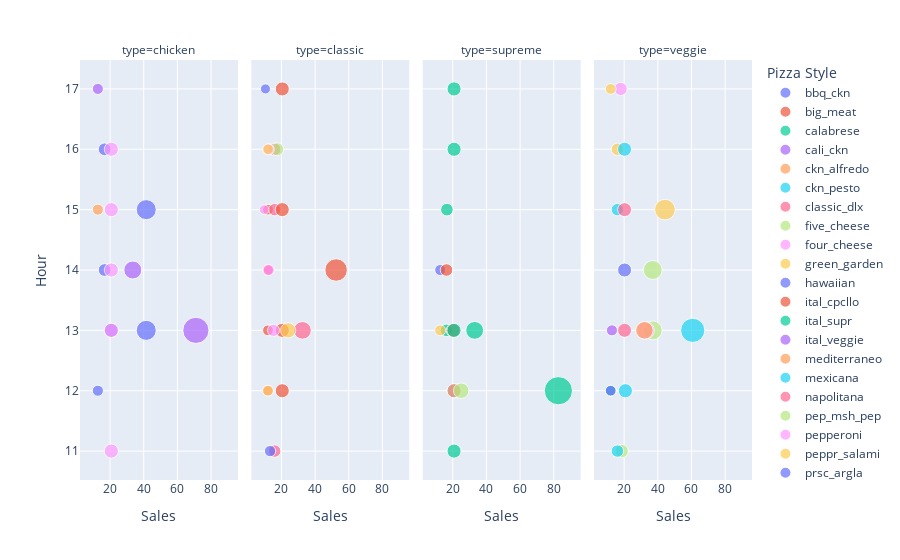

Notebook code for this chart:
### Markdown cell above
### A Pizza Plot with Faceting

We can also do some plotting of the pizza sales by Hour of the day and faceting on the Pizza types. We can see some of the popular pizzas and that most are buying pizzas between lunch and dinner (no surprise).

### Code cell
# Group by the pizza type and create a sales colum

pizza_series = df_pizza_mini4.groupby(['name','type','Hour'])['price'].sum()
pizza_df5 = pizza_series.reset_index()

# Rename the Columns
pizza_df5.columns = ['Pizza Style','type','Hour' ,'Sales']

# Plot the df
fig = px.scatter(pizza_df5, x='Sales', y='Hour', color='Pizza Style', size='Sales',
                facet_col='type', facet_col_wrap=4)
fig.show()

### Figure 1 — Plotly figure (JSON) as saved in the notebook; plotly's stock layout.template omitted (floating-point values rounded to 4 significant figures)
{"data": [{"hovertemplate": "Pizza Style=bbq_ckn<br>type=chicken<br>Sales=%{marker.size}<br>Hour=%{y}<extra></extra>", "legendgroup": "bbq_ckn", "marker": {"color": "#636efa", "size": [12.75, 41.5, 16.75, 41.5, 16.75], "sizemode": "area", "sizeref": 0.2069, "symbol": "circle"}, "mode": "markers", "name": "bbq_ckn", "orientation": "v", "showlegend": true, "type": "scatter", "x": [12.75, 41.5, 16.75, 41.5, 16.75], "xaxis": "x", "y": [12, 13, 14, 15, 16], "yaxis": "y"}, {"hovertemplate": "Pizza Style=big_meat<br>type=classic<br>Sales=%{marker.size}<br>Hour=%{y}<extra></extra>", "legendgroup": "big_meat", "marker": {"color": "#EF553B", "size": [12, 12, 12], "sizemode": "area", "sizeref": 0.2069, "symbol": "circle"}, "mode": "markers", "name": "big_meat", "orientation": "v", "showlegend": true, "type": "scatter", "x": [12, 12, 12], "xaxis": "x2", "y": [13, 14, 15], "yaxis": "y2"}, {"hovertemplate": "Pizza Style=calabrese<br>type=supreme<br>Sales=%{marker.size}<br>Hour=%{y}<extra></extra>", "legendgroup": "calabrese", "marker": {"color": "#00cc96", "size": [16.25], "sizemode": "area", "sizeref": 0.2069, "symbol": "circle"}, "mode": "markers", "name": "calabrese", "orientation": "v", "showlegend": true, "type": "scatter", "x": [16.25], "xaxis": "x3", "y": [13], "yaxis": "y3"}, {"hovertemplate": "Pizza Style=cali_ckn<br>type=chicken<br>Sales=%{marker.size}<br>Hour=%{y}<extra></extra>", "legendgroup": "cali_ckn", "marker": {"color": "#ab63fa", "size": [71], "sizemode": "area", "sizeref": 0.2069, "symbol": "circle"}, "mode": "markers", "name": "cali_ckn", "orientation": "v", "showlegend": true, "type": "scatter", "x": [71], "xaxis": "x", "y": [13], "yaxis": "y"}, {"hovertemplate": "Pizza Style=ckn_alfredo<br>type=chicken<br>Sales=%{marker.size}<br>Hour=%{y}<extra></extra>", "legendgroup": "ckn_alfredo", "marker": {"color": "#FFA15A", "size": [12.75], "sizemode": "area", "sizeref": 0.2069, "symbol": "circle"}, "mode": "markers", "name": "ckn_alfredo", "orientation": "v", "showlegend": true, "type": "scatter", "x": [12.75], "xaxis": "x", "y": [15], "yaxis": "y"}, {"hovertemplate": "Pizza Style=ckn_pesto<br>type=chicken<br>Sales=%{marker.size}<br>Hour=%{y}<extra></extra>", "legendgroup": "ckn_pesto", "marker": {"color": "#19d3f3", "size": [20.75], "sizemode": "area", "sizeref": 0.2069, "symbol": "circle"}, "mode": "markers", "name": "ckn_pesto", "orientation": "v", "showlegend": true, "type": "scatter", "x": [20.75], "xaxis": "x", "y": [13], "yaxis": "y"}, {"hovertemplate": "Pizza Style=classic_dlx<br>type=classic<br>Sales=%{marker.size}<br>Hour=%{y}<extra></extra>", "legendgroup": "classic_dlx", "marker": {"color": "#FF6692", "size": [16, 12, 12, 16, 16], "sizemode": "area", "sizeref": 0.2069, "symbol": "circle"}, "mode": "markers", "name": "classic_dlx", "orientation": "v", "showlegend": true, "type": "scatter", "x": [16, 12, 12, 16, 16], "xaxis": "x2", "y": [11, 12, 14, 15, 16], "yaxis": "y2"}, {"hovertemplate": "Pizza Style=five_cheese<br>type=veggie<br>Sales=%{marker.size}<br>Hour=%{y}<extra></extra>", "legendgroup": "five_cheese", "marker": {"color": "#B6E880", "size": [18.5, 37, 37], "sizemode": "area", "sizeref": 0.2069, "symbol": "circle"}, "mode": "markers", "name": "five_cheese", "orientation": "v", "showlegend": true, "type": "scatter", "x": [18.5, 37, 37], "xaxis": "x4", "y": [11, 13, 14], "yaxis": "y4"}, {"hovertemplate": "Pizza Style=four_cheese<br>type=veggie<br>Sales=%{marker.size}<br>Hour=%{y}<extra></extra>", "legendgroup": "four_cheese", "marker": {"color": "#FF97FF", "size": [32.7, 17.95], "sizemode": "area", "sizeref": 0.2069, "symbol": "circle"}, "mode": "markers", "name": "four_cheese", "orientation": "v", "showlegend": true, "type": "scatter", "x": [32.7, 17.95], "xaxis": "x4", "y": [13, 17], "yaxis": "y4"}, {"hovertemplate": "Pizza Style=green_garden<br>type=veggie<br>Sales=%{marker.size}<br>Hour=%{y}<extra></extra>", "legendgroup": "green_garden", "marker": {"color": "#FECB52", "size": [12, 44.25, 16, 12], "sizemode": "area", "sizeref": 0.2069, "symbol": "circle"}, "mode": "markers", "name": "green_garden", "orientation": "v", "showlegend": true, "type": "scatter", "x": [12, 44.25, 16, 12], "xaxis": "x4", "y": [12, 15, 16, 17], "yaxis": "y4"}, {"hovertemplate": "Pizza Style=hawaiian<br>type=classic<br>Sales=%{marker.size}<br>Hour=%{y}<extra></extra>", "legendgroup": "hawaiian", "marker": {"color": "#636efa", "size": [13.25, 10.5], "sizemode": "area", "sizeref": 0.2069, "symbol": "circle"}, "mode": "markers", "name": "hawaiian", "orientation": "v", "showlegend": true, "type": "scatter", "x": [13.25, 10.5], "xaxis": "x2", "y": [11, 17], "yaxis": "y2"}, {"hovertemplate": "Pizza Style=ital_cpcllo<br>type=classic<br>Sales=%{marker.size}<br>Hour=%{y}<extra></extra>", "legendgroup": "ital_cpcllo", "marker": {"color": "#EF553B", "size": [20.5, 20.5, 52.5, 20.5, 20.5], "sizemode": "area", "sizeref": 0.2069, "symbol": "circle"}, "mode": "markers", "name": "ital_cpcllo", "orientation": "v", "showlegend": true, "type": "scatter", "x": [20.5, 20.5, 52.5, 20.5, 20.5], "xaxis": "x2", "y": [12, 13, 14, 15, 17], "yaxis": "y2"}, {"hovertemplate": "Pizza Style=ital_supr<br>type=supreme<br>Sales=%{marker.size}<br>Hour=%{y}<extra></extra>", "legendgroup": "ital_supr", "marker": {"color": "#00cc96", "size": [20.75, 82.75, 33, 16.5, 20.75, 20.75], "sizemode": "area", "sizeref": 0.2069, "symbol": "circle"}, "mode": "markers", "name": "ital_supr", "orientation": "v", "showlegend": true, "type": "scatter", "x": [20.75, 82.75, 33, 16.5, 20.75, 20.75], "xaxis": "x3", "y": [11, 12, 13, 15, 16, 17], "yaxis": "y3"}, {"hovertemplate": "Pizza Style=ital_veggie<br>type=veggie<br>Sales=%{marker.size}<br>Hour=%{y}<extra></extra>", "legendgroup": "ital_veggie", "marker": {"color": "#ab63fa", "size": [12.75], "sizemode": "area", "sizeref": 0.2069, "symbol": "circle"}, "mode": "markers", "name": "ital_veggie", "orientation": "v", "showlegend": true, "type": "scatter", "x": [12.75], "xaxis": "x4", "y": [13], "yaxis": "y4"}, {"hovertemplate": "Pizza Style=mediterraneo<br>type=veggie<br>Sales=%{marker.size}<br>Hour=%{y}<extra></extra>", "legendgroup": "mediterraneo", "marker": {"color": "#FFA15A", "size": [32], "sizemode": "area", "sizeref": 0.2069, "symbol": "circle"}, "mode": "markers", "name": "mediterraneo", "orientation": "v", "showlegend": true, "type": "scatter", "x": [32], "xaxis": "x4", "y": [13], "yaxis": "y4"}, {"hovertemplate": "Pizza Style=mexicana<br>type=veggie<br>Sales=%{marker.size}<br>Hour=%{y}<extra></extra>", "legendgroup": "mexicana", "marker": {"color": "#19d3f3", "size": [16, 12, 60.75, 16, 20.25], "sizemode": "area", "sizeref": 0.2069, "symbol": "circle"}, "mode": "markers", "name": "mexicana", "orientation": "v", "showlegend": true, "type": "scatter", "x": [16, 12, 60.75, 16, 20.25], "xaxis": "x4", "y": [11, 12, 13, 15, 16], "yaxis": "y4"}, {"hovertemplate": "Pizza Style=napolitana<br>type=classic<br>Sales=%{marker.size}<br>Hour=%{y}<extra></extra>", "legendgroup": "napolitana", "marker": {"color": "#FF6692", "size": [32.5], "sizemode": "area", "sizeref": 0.2069, "symbol": "circle"}, "mode": "markers", "name": "napolitana", "orientation": "v", "showlegend": true, "type": "scatter", "x": [32.5], "xaxis": "x2", "y": [13], "yaxis": "y2"}, {"hovertemplate": "Pizza Style=pep_msh_pep<br>type=classic<br>Sales=%{marker.size}<br>Hour=%{y}<extra></extra>", "legendgroup": "pep_msh_pep", "marker": {"color": "#B6E880", "size": [17.5], "sizemode": "area", "sizeref": 0.2069, "symbol": "circle"}, "mode": "markers", "name": "pep_msh_pep", "orientation": "v", "showlegend": true, "type": "scatter", "x": [17.5], "xaxis": "x2", "y": [16], "yaxis": "y2"}, {"hovertemplate": "Pizza Style=pepperoni<br>type=classic<br>Sales=%{marker.size}<br>Hour=%{y}<extra></extra>", "legendgroup": "pepperoni", "marker": {"color": "#FF97FF", "size": [15.25, 12.5, 9.75, 12.5], "sizemode": "area", "sizeref": 0.2069, "symbol": "circle"}, "mode": "markers", "name": "pepperoni", "orientation": "v", "showlegend": true, "type": "scatter", "x": [15.25, 12.5, 9.75, 12.5], "xaxis": "x2", "y": [13, 14, 15, 16], "yaxis": "y2"}, {"hovertemplate": "Pizza Style=peppr_salami<br>type=supreme<br>Sales=%{marker.size}<br>Hour=%{y}<extra></extra>", "legendgroup": "peppr_salami", "marker": {"color": "#FECB52", "size": [12.5], "sizemode": "area", "sizeref": 0.2069, "symbol": "circle"}, "mode": "markers", "name": "peppr_salami", "orientation": "v", "showlegend": true, "type": "scatter", "x": [12.5], "xaxis": "x3", "y": [13], "yaxis": "y3"}, {"hovertemplate": "Pizza Style=prsc_argla<br>type=supreme<br>Sales=%{marker.size}<br>Hour=%{y}<extra></extra>", "legendgroup": "prsc_argla", "marker": {"color": "#636efa", "size": [20.75, 12.5], "sizemode": "area", "sizeref": 0.2069, "symbol": "circle"}, "mode": "markers", "name": "prsc_argla", "orientation": "v", "showlegend": true, "type": "scatter", "x": [20.75, 12.5], "xaxis": "x3", "y": [12, 14], "yaxis": "y3"}, {"hovertemplate": "Pizza Style=sicilian<br>type=supreme<br>Sales=%{marker.size}<br>Hour=%{y}<extra></extra>", "legendgroup": "sicilian", "marker": {"color": "#EF553B", "size": [20.25, 16.25], "sizemode": "area", "sizeref": 0.2069, "symbol": "circle"}, "mode": "markers", "name": "sicilian", "orientation": "v", "showlegend": true, "type": "scatter", "x": [20.25, 16.25], "xaxis": "x3", "y": [13, 14], "yaxis": "y3"}, {"hovertemplate": "Pizza Style=soppressata<br>type=supreme<br>Sales=%{marker.size}<br>Hour=%{y}<extra></extra>", "legendgroup": "soppressata", "marker": {"color": "#00cc96", "size": [20.75], "sizemode": "area", "sizeref": 0.2069, "symbol": "circle"}, "mode": "markers", "name": "soppressata", "orientation": "v", "showlegend": true, "type": "scatter", "x": [20.75], "xaxis": "x3", "y": [13], "yaxis": "y3"}, {"hovertemplate": "Pizza Style=southw_ckn<br>type=chicken<br>Sales=%{marker.size}<br>Hour=%{y}<extra></extra>", "legendgroup": "southw_ckn", "marker": {"color": "#ab63fa", "size": [20.75, 33.5, 12.75], "sizemode": "area", "sizeref": 0.2069, "symbol": "circle"}, "mode": "markers", "name": "southw_ckn", "orientation": "v", "showlegend": true, "type": "scatter", "x": [20.75, 33.5, 12.75], "xaxis": "x", "y": [13, 14, 17], "yaxis": "y"}, {"hovertemplate": "Pizza Style=spicy_ital<br>type=supreme<br>Sales=%{marker.size}<br>Hour=%{y}<extra></extra>", "legendgroup": "spicy_ital", "marker": {"color": "#FFA15A", "size": [20.75], "sizemode": "area", "sizeref": 0.2069, "symbol": "circle"}, "mode": "markers", "name": "spicy_ital", "orientation": "v", "showlegend": true, "type": "scatter", "x": [20.75], "xaxis": "x3", "y": [12], "yaxis": "y3"}, {"hovertemplate": "Pizza Style=spin_pesto<br>type=veggie<br>Sales=%{marker.size}<br>Hour=%{y}<extra></extra>", "legendgroup": "spin_pesto", "marker": {"color": "#19d3f3", "size": [20.75], "sizemode": "area", "sizeref": 0.2069, "symbol": "circle"}, "mode": "markers", "name": "spin_pesto", "orientation": "v", "showlegend": true, "type": "scatter", "x": [20.75], "xaxis": "x4", "y": [12], "yaxis": "y4"}, {"hovertemplate": "Pizza Style=spinach_fet<br>type=veggie<br>Sales=%{marker.size}<br>Hour=%{y}<extra></extra>", "legendgroup": "spinach_fet", "marker": {"color": "#FF6692", "size": [20.25, 20.25], "sizemode": "area", "sizeref": 0.2069, "symbol": "circle"}, "mode": "markers", "name": "spinach_fet", "orientation": "v", "showlegend": true, "type": "scatter", "x": [20.25, 20.25], "xaxis": "x4", "y": [13, 15], "yaxis": "y4"}, {"hovertemplate": "Pizza Style=spinach_supr<br>type=supreme<br>Sales=%{marker.size}<br>Hour=%{y}<extra></extra>", "legendgroup": "spinach_supr", "marker": {"color": "#B6E880", "size": [25], "sizemode": "area", "sizeref": 0.2069, "symbol": "circle"}, "mode": "markers", "name": "spinach_supr", "orientation": "v", "showlegend": true, "type": "scatter", "x": [25], "xaxis": "x3", "y": [12], "yaxis": "y3"}, {"hovertemplate": "Pizza Style=thai_ckn<br>type=chicken<br>Sales=%{marker.size}<br>Hour=%{y}<extra></extra>", "legendgroup": "thai_ckn", "marker": {"color": "#FF97FF", "size": [20.75, 20.75, 20.75, 20.75, 20.75], "sizemode": "area", "sizeref": 0.2069, "symbol": "circle"}, "mode": "markers", "name": "thai_ckn", "orientation": "v", "showlegend": true, "type": "scatter", "x": [20.75, 20.75, 20.75, 20.75, 20.75], "xaxis": "x", "y": [11, 13, 14, 15, 16], "yaxis": "y"}, {"hovertemplate": "Pizza Style=the_greek<br>type=classic<br>Sales=%{marker.size}<br>Hour=%{y}<extra></extra>", "legendgroup": "the_greek", "marker": {"color": "#FECB52", "size": [12, 24, 12], "sizemode": "area", "sizeref": 0.2069, "symbol": "circle"}, "mode": "markers", "name": "the_greek", "orientation": "v", "showlegend": true, "type": "scatter", "x": [12, 24, 12], "xaxis": "x2", "y": [12, 13, 16], "yaxis": "y2"}, {"hovertemplate": "Pizza Style=veggie_veg<br>type=veggie<br>Sales=%{marker.size}<br>Hour=%{y}<extra></extra>", "legendgroup": "veggie_veg", "marker": {"color": "#636efa", "size": [12, 20.25], "sizemode": "area", "sizeref": 0.2069, "symbol": "circle"}, "mode": "markers", "name": "veggie_veg", "orientation": "v", "showlegend": true, "type": "scatter", "x": [12, 20.25], "xaxis": "x4", "y": [12, 14], "yaxis": "y4"}], "layout": {"annotations": [{"font": {}, "showarrow": false, "text": "type=chicken", "x": 0.1175, "xanchor": "center", "xref": "paper", "y": 1, "yanchor": "bottom", "yref": "paper"}, {"font": {}, "showarrow": false, "text": "type=classic", "x": 0.3725, "xanchor": "center", "xref": "paper", "y": 1, "yanchor": "bottom", "yref": "paper"}, {"font": {}, "showarrow": false, "text": "type=supreme", "x": 0.6275, "xanchor": "center", "xref": "paper", "y": 1, "yanchor": "bottom", "yref": "paper"}, {"font": {}, "showarrow": false, "text": "type=veggie", "x": 0.8825, "xanchor": "center", "xref": "paper", "y": 1, "yanchor": "bottom", "yref": "paper"}], "autosize": true, "legend": {"itemsizing": "constant", "title": {"text": "Pizza Style"}, "tracegroupgap": 0}, "margin": {"t": 60}, "xaxis": {"anchor": "y", "autorange": true, "domain": [0, 0.235], "range": [1.388, 97.88], "title": {"text": "Sales"}, "type": "linear"}, "xaxis2": {"anchor": "y2", "autorange": true, "domain": [0.255, 0.49], "matches": "x", "range": [1.388, 97.88], "title": {"text": "Sales"}, "type": "linear"}, "xaxis3": {"anchor": "y3", "autorange": true, "domain": [0.51, 0.745], "matches": "x", "range": [1.388, 97.88], "title": {"text": "Sales"}, "type": "linear"}, "xaxis4": {"anchor": "y4", "autorange": true, "domain": [0.765, 1.0], "matches": "x", "range": [1.388, 97.88], "title": {"text": "Sales"}, "type": "linear"}, "yaxis": {"anchor": "x", "autorange": true, "domain": [0, 1], "range": [10.38, 17.62], "title": {"text": "Hour"}, "type": "linear"}, "yaxis2": {"anchor": "x2", "autorange": true, "domain": [0, 1], "matches": "y", "range": [10.38, 17.62], "showticklabels": false, "type": "linear"}, "yaxis3": {"anchor": "x3", "autorange": true, "domain": [0, 1], "matches": "y", "range": [10.38, 17.62], "showticklabels": false, "type": "linear"}, "yaxis4": {"anchor": "x4", "autorange": true, "domain": [0, 1], "matches": "y", "range": [10.38, 17.62], "showticklabels": false, "type": "linear"}}}
